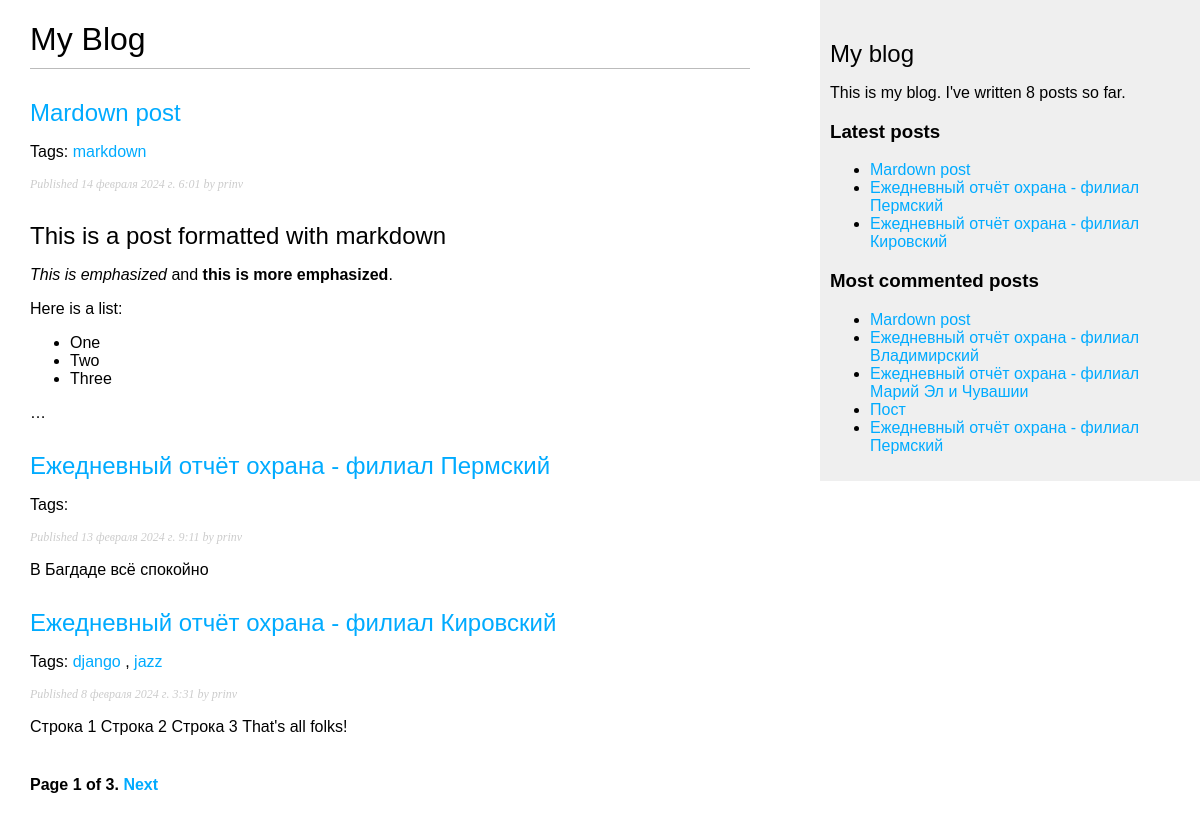
Screenshot of /blog/ with the database file from the repository.
### blog/models.py (models this page shows)
class Post(models.Model):
    class Status(models.TextChoices):
        DRAFT = 'DF', 'Draft'
        PUBLISHED = 'PB', 'Published'
    title = models.CharField(max_length=250)
    slug = models.SlugField(max_length=250,
                            unique_for_date='publish')
    author = models.ForeignKey(User,
                               on_delete=models.CASCADE,
                               related_name='blog_posts')
    body = models.TextField()
    publish = models.DateTimeField(default=timezone.now)
    created = models.DateTimeField(auto_now_add=True)
    updated = models.DateTimeField(auto_now=True)
    status = models.CharField(max_length=2,
                              choices=Status.choices,
                              default=Status.DRAFT)
    object = models.Manager()  # Менеджер, применяемый по умолчанию
    published = PublishedManager()  # Конкретно(?)-прикладной менеджер
    tags = TaggableManager()
    class Meta:
        ordering = ['-publish']  # Порядок сортировки
        indexes = [
            models.Index(fields=['-publish']),
        ]
    def __str__(self):
        return self.title
    def get_absolute_url(self):
        return reverse('blog:post_detail',
                       args=[self.publish.year,
                             self.publish.month,
                             self.publish.day,
                             self.slug])

### blog/views.py (the view)
# urls.py: path('', views.post_list, name='post_list'),
def post_list(request, tag_slug=None):
    post_list = Post.published.all()
    tag = None
    if tag_slug:
        tag = get_object_or_404(Tag, slug=tag_slug)
        post_list = post_list.filter(tags__in=[tag])
    paginator = Paginator(post_list, 3)
    page_number = request.GET.get('page', 1)
    try:
        posts = paginator.page(page_number)
        print(posts.object_list)
    except PageNotAnInteger:
        posts = paginator.page(1)
    except EmptyPage:
        posts = paginator.page(paginator.num_pages)
    return render(request,
                  'blog/post/list.html',
                  {'posts': posts,
                   'tag': tag})

### blog/models.py (called while the page is built)
    def get_queryset(self):
        return super().get_queryset()\
                    .filter(status=Post.Status.PUBLISHED)

### blog/templatetags/blog_tags.py (called while the page is built)
@register.simple_tag
def total_posts():
    return Post.published.count()

@register.inclusion_tag('blog/post/latest_posts.html')
def show_latest_posts(count=5):
    latest_posts = Post.published.order_by('-publish')[:count]
    return {'latest_posts': latest_posts}

@register.simple_tag
def get_most_commented_posts(count=5):
    return Post.published.annotate(
                total_comments=Count('comments')
            ).order_by('-total_comments')[:count]

@register.filter(name='markdown')
def markdown_format(text):
    return mark_safe(markdown.markdown(text))

### blog/templates/blog/post/list.html (shortened to what this page needs)
{% extends "blog/base.html" %}
{% load blog_tags %}
{% block content %}
  <h1>My Blog</h1>
  {% for post in posts %}
    <h2>
      <a href="{{ post.get_absolute_url }}">
        {{ post.title }}
      </a>
    </h2>
    <p class="tags">
      Tags:
      {% for tag in post.tags.all %}
        <a href="{% url "blog:post_list_by_tag" tag.slug %}">
          {{ tag.name }}
        </a>
        {% if not forloop.last %}, {% endif %}
      {% endfor %}
    </p>
    <p class="date">
      Published {{ post.publish }} by {{ post.author }}
    </p>
    {{ post.body|markdown|truncatewords_html:30 }}
  {% endfor %}
  {% include "pagination.html" with page=posts %}
{% endblock %}

### blog/templates/blog/base.html (shortened to what this page needs)
{% load blog_tags %}
{% load static %}
<!DOCTYPE html>
<html>
<head>
  <link href="{% static 'css/blog.css' %}" rel="stylesheet">
</head>
<body>
  <div id="content">
    {% block content %}
    {% endblock %}
  </div>
  <div id="sidebar">
    <h2>My blog</h2>
    <p>
      This is my blog.
      I've written {% total_posts %} posts so far.
    </p>
    <h3>Latest posts</h3>
    {% show_latest_posts 3 %}
        <h3>Most commented posts</h3>
    {% get_most_commented_posts as most_commented_posts %}
    <ul>
      {% for post in most_commented_posts %}
      <li>
        <a href="{{ post.get_absolute_url }}">{{ post.title }}</a>
      </li>
      {% endfor %}
    </ul>
  </div>
</body>
</html>

### blog/templates/blog/post/latest_posts.html
<ul>
  {% for post in latest_posts %}
    <li>
      <a href="{{ post.get_absolute_url }}">{{ post.title }}</a>
    </li>
  {% endfor %}
</ul>

### blog/static/css/blog.css (style rules this page uses)
body { margin:0; padding:0; font-family:helvetica, sans-serif; }
a { color:#00abff; text-decoration:none; }
h1 { font-weight:normal; border-bottom:1px solid #bbb; padding:0 0 10px 0; }
h2 { font-weight:normal; margin:30px 0 0; }
#content { float:left; width:60%; padding:0 0 0 30px; }
#sidebar { float:right; width:30%; padding:10px; background:#efefef; height:100%; }
p.date { color:#ccc; font-family: georgia, serif; font-size: 12px; font-style: italic; }

### rows the page displays
Post: title "Mardown post", publish "14 февраля 2024 г. 6:01", author "prinv", body "This is a post formatted with markdown This is emphasized and this is more emphasized . Here is a list: One Two Three …"
Tag: name "markdown"
Post: title "Ежедневный отчёт охрана - филиал Пермский", publish "13 февраля 2024 г. 9:11", author "prinv", body "В Багдаде всё спокойно"
Post: title "Ежедневный отчёт охрана - филиал Кировский", publish "8 февраля 2024 г. 3:31", author "prinv", body "Строка 1 Строка 2 Строка 3 That's all folks!"
Tag: name "django"
Tag: name "jazz"
Post: title "Ежедневный отчёт охрана - филиал Владимирский"
Post: title "Ежедневный отчёт охрана - филиал Марий Эл и Чувашии"
Post: title "Пост"
Post: title "Ежедневный отчёт охрана - филиал Пермский"

### other values shown
{{ page.number }} "1"
{{ page.paginator.num_pages }} "3"
